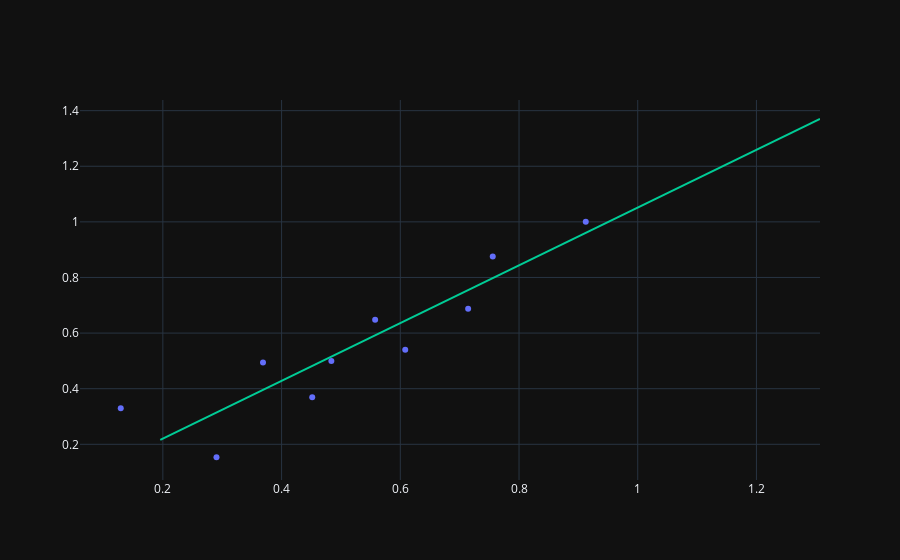

The code cell stored with this chart in its notebook:
### Markdown cell above
*Results*

### Code cell
pio.templates.default = "plotly_dark"

backplot = px.scatter(
    df,
    x = 0,
    y = 1,
    color_discrete_sequence = [ "#636efa" ]
)

foreplot = px.line(
    np.array( [ left[0] / 2, right[0] * 2 ] ),
    x = 0,
    y = 1,
    color_discrete_sequence = [ "#00cc96" ]
)

allplot = make_subplots()

allplot.add_trace( backplot.data[0] )
allplot.add_trace( foreplot.data[0] )

allplot.show()

### Figure 1 — Plotly figure (JSON) as saved in the notebook; plotly's stock layout.template omitted (floating-point values rounded to 4 significant figures)
{"data": [{"hovertemplate": "0=%{x}<br>1=%{y}<extra></extra>", "legendgroup": "", "marker": {"color": "#636efa", "symbol": "circle"}, "mode": "markers", "name": "", "orientation": "v", "showlegend": false, "type": "scatter", "x": [0.129, 0.2903, 0.3687, 0.4516, 0.5576, 0.6083, 0.4839, 0.7558, 0.7143, 0.9124], "xaxis": "x", "y": [0.3295, 0.1534, 0.4943, 0.3693, 0.6477, 0.5398, 0.5, 0.875, 0.6875, 1], "yaxis": "y"}, {"hovertemplate": "0=%{x}<br>1=%{y}<extra></extra>", "legendgroup": "", "line": {"color": "#00cc96", "dash": "solid"}, "marker": {"symbol": "circle"}, "mode": "lines", "name": "", "orientation": "v", "showlegend": false, "type": "scatter", "x": [0.1956, 1.307], "xaxis": "x", "y": [0.2161, 1.37], "yaxis": "y"}], "layout": {"autosize": true, "xaxis": {"anchor": "y", "autorange": true, "domain": [0, 1], "range": [0.05996, 1.307], "type": "linear"}, "yaxis": {"anchor": "x", "autorange": true, "domain": [0, 1], "range": [0.05539, 1.439], "type": "linear"}}}
